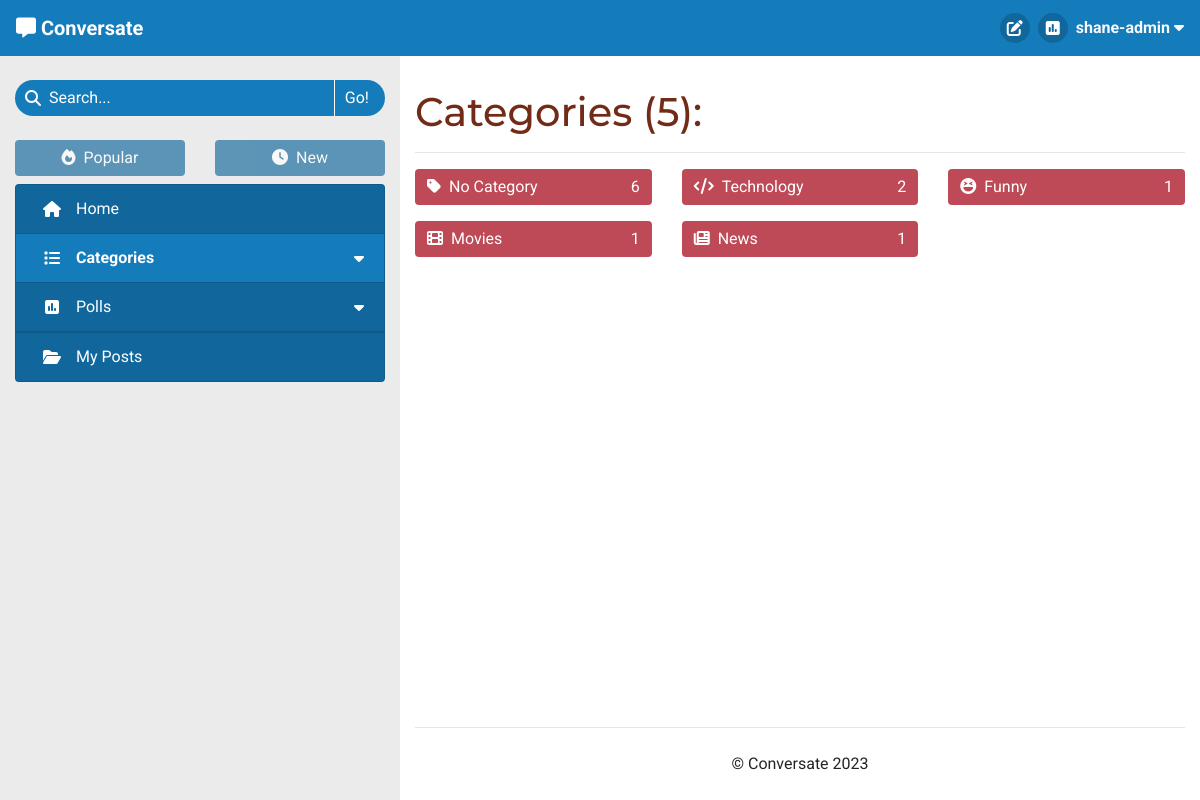
The app's page /categories/browse (signed in) with its own data.
### forum/models.py (models this page shows, shortened)
class Category(models.Model):
    name = models.CharField(max_length=30, unique=True)
    slug = models.SlugField(max_length=30, unique=True)
    icon = models.CharField(max_length=30, default="fa-tag")
    def number_of_posts(self):
        return self.tagged_posts.count()

### forum/views.py (the view)
# urls.py: path('categories/browse', views.BrowseCategories.as_view(),
class BrowseCategories(View):
    def get(self, request):
        if not request.user.is_authenticated:
            return redirect('/accounts/login')
        categories = Category.objects \
                             .annotate(num_posts=Count('tagged_posts')) \
                             .filter(num_posts__gt=0) \
                             .order_by('-num_posts')
        context = get_category_list_context(request, categories)
        context['selected_tab'] = 'Browse Categories'
        return render(
            request,
            'category_list.html',
            context,
        )

### forum/core/categories.py (called while the page is built)
def get_top_categories(limit=CATEGORY_COLLAPSIBLE_LIMIT):
    categories = list(Category.objects
                      .annotate(num_posts=Count('tagged_posts'))
                      .filter(num_posts__gt=0)
                      .order_by('-num_posts'))
    num_categories = len(categories)
    category_none = Category.objects.get(slug='none')
    if category_none in categories:
        categories.remove(category_none)
    return {
        'num_categories': num_categories,
        'top_categories': categories[:limit],
        'has_more_categories': (len(categories) > limit)
    }

### forum/core/content.py (called while the page is built)
def get_base_context(request):
    context = get_top_categories()
    context['disable_sort'] = True
    return context

def get_category_list_context(request, category_list):
    context = get_base_context(request)
    context['item_list'] = category_list
    context.update(get_paginated_items(request, category_list,
                                       CATEGORIES_PER_PAGE))
    return context

### forum/core/pagination.py (called while the page is built)
def get_paginated_items(request, object_list, items_per_page):
    p = Paginator(object_list, items_per_page)
    page = request.GET.get('page')
    current_items = p.get_page(page)
    pagination_context = {
        'item_list': current_items,
        'page': page
    }
    if page is None:
        page = 1
    if p.num_pages > NUM_PAGES:
        pagination_context.update(get_page_range(
            int(page),
            p.num_pages
        ))
    else:
        pagination_context['page_range'] = p.page_range
    return pagination_context

### templates/category_list.html (shortened to what this page needs)
{% extends "base.html" %}
{% block content %}
<h1>Categories ({{ num_categories }}):</h1>
<hr>
<div class="row">
    {% for category in item_list %}
        <div class="col-12 col-sm-6 col-xl-4 mb-3">
            <a class="btn btn-block d-flex align-items-center justify-content-between"
                href="{% url 'categories' category.slug %}">
                <span><i class="fa-solid {{ category.icon }} mr-2"></i>{{ category.name }}</span>
                <span>{{ category.number_of_posts }}</span>
            </a>
        </div>
    {% endfor %}
</div>
{% endblock content %}

### templates/base.html (shortened to what this page needs)
{% load static %}
<!DOCTYPE html>
<html lang="en">
<head>
    <link rel="stylesheet" href="https://cdn.jsdelivr.net/npm/bootstrap@4.6.2/dist/css/bootstrap.min.css"
>
    <link rel="stylesheet" href="{% static 'css/style.css' %}" type="text/css">
</head>
<body id="main-page">
    <header class="navbar navbar-expand-sm navbar-dark">
        <div>
            <a class="navbar-brand" href="{% url 'home' %}" aria-label="Go to the home page">
                <i class="fa-solid fa-message"></i>
                <strong class="d-none d-md-inline">Conversate</strong>
            </a>
        </div>
        <ul class="nav justify-content-end">
            {% if user.is_authenticated %}
                <li class="nav mr-3 mr-md-2">
                    <a class="nav-icon nav-icon-expand anchor-no-style" href="{% url 'new_post' %}">
                        <i class="fa-solid fa-pen-to-square"></i>
                    </a>
                </li>
                <li class="nav mr-3 mr-md-2">
                    <a class="nav-icon nav-icon-expand anchor-no-style" href="{% url 'new_poll' %}">
                        <i class="fa-solid fa-square-poll-vertical"></i>
                    </a>
                </li>
                <li class="nav dropdown center-to-container">
                    <span class="text-light d-none d-md-inline" data-toggle="dropdown" role="button"
                        aria-expanded="false" aria-label="User Information">
                        <strong>{{ user.username }}
                            <i class="fa-solid fa-caret-down"></i>
                        </strong>
                    </span>
                </li>
            {% else %}
                <li class="nav">
                    <a href="{% url 'account_login' %}" class="btn">Log In</a>
                </li>
            {% endif %}
        </ul>
    </header>
    <div>
        <div class="container-fluid">
            <div class="row">
                <div id="side-nav-large" class="d-none d-md-block col-4">
                    <nav id="side-nav-container">
                        <form action="{% url 'search_post' %}" method="GET" autocomplete="off">
                            <div class="search-bar mt-4" role="button" data-toggle="popover"
                                data-placement="bottom">
                                <div class="center-to-container">
                                    <i class="fa-solid fa-magnifying-glass"></i>
                                </div>
                                <input type="text" id="search-input" name="search_query"
                                    {% if search_result %} value="{{ search_result }}"{% endif %} placeholder="Search..." required>
                                <input type="submit" class="side-nav-btn" value="Go!">
                            </div>
                        </form>
                        <div class="container-fluid px-0 mt-4 mb-2">
                            <div class="row">
                                <div class="col-6">
                                    {% if disable_sort %}
                                        <div>
                                    {% else %}
                                        <a href="{% url 'sort_posts' 0 request.path %}" class="anchor-no-style">
                                    {% endif %}
                                        <div class="btn btn-block side-nav-btn
                                            {% if disable_sort %} disabled{% elif not user.profile.sort_by_new %} active{% endif %}">
                                            <i class="fa-solid fa-fire mr-lg-1"></i>
                                            Popular
                                        </div>
                                    {% if disable_sort %}
                                        </div>
                                    {% else %}
                                        </a>
                                    {% endif %}
                                </div>
                                <div class="col-6">
                                    {% if disable_sort %}
                                        <div>
                                    {% else %}
                                        <a href="{% url 'sort_posts' 1 request.path %}" class="anchor-no-style">
                                    {% endif %}
                                        <div class="btn btn-block side-nav-btn
                                            {% if disable_sort %} disabled{% elif user.profile.sort_by_new %} active{% endif %}">
                                            <i class="fa-solid fa-clock mr-lg-1"></i>
                                            New
                                        </div>
                                    {% if disable_sort %}
                                        </div>
                                    {% else %}
                                        </a>
                                    {% endif %}
                                </div>
                            </div>
                        </div>
                        <div class="list-group side-nav accordion" id="side-nav-list">
                            <a class="list-group-item list-group-item-action side-nav-btn
                                {% if selected_tab == 'Home' %} active{% endif %}" href="{% url 'home' %}">
                                <i class="fa-solid fa-house center-to-container"></i>
                                <span class="d-inline-block ml-lg-2">Home</span>
                            </a>
                            <a id="category-collapse" class="list-group-item list-group-item-action side-nav-btn clickable
                                {% if 'Categories' in selected_tab %} active{% endif %}" data-toggle="collapse"
                                href="#side-nav-categories" role="button" aria-expanded="false" aria-controls="side-nav-categories">
                                <i class="fa-solid fa-list center-to-container"></i>
                                <div class="ml-lg-2">Categories</div>
                                <i class="fa-solid fa-caret-down center-to-container"></i>
                            </a>
                            <a id="poll-list-collapse" class="list-group-item list-group-item-action side-nav-btn clickable
                                {% if 'Polls' in selected_tab %} active{% endif %}" data-toggle="collapse"
                                href="#side-nav-polls" role="button" aria-expanded="false" aria-controls="side-nav-polls">
                                <i class="fa-solid fa-square-poll-vertical center-to-container"></i>
                                <div class="ml-lg-2">Polls</div>
                                <i class="fa-solid fa-caret-down center-to-container"></i>
                            </a>
                            <a class="list-group-item list-group-item-action side-nav-btn clickable
                                {% if selected_tab == 'My Posts' %} active{% endif %}"
                                href="{% url 'my_posts' %}">
                                <i class="fa-solid fa-folder-open center-to-container"></i>
                                <span class="d-inline-block ml-lg-2">My Posts</span>
                            </a>
                        </div>
                    </nav>
                </div>
                <div id="main-content" class="col col-md-8">
                    <section>
                        {% block content %}
                        {% endblock content %}
                    </section>
                    <footer>
                        <hr>
                        <p class="text-center my-4">&copy; Conversate 2023</p>
                    </footer>
                </div>
            </div>
        </div>
    </div>
</body>
</html>

### static/css/style.css (style rules this page uses)
* { font-family: 'Roboto', sans-serif; }
h1, h2, h3 { font-family: 'Montserrat', sans-serif; overflow-wrap: anywhere; }
.clickable { cursor: pointer; }
.anchor-no-style, .anchor-no-style:hover { text-decoration: none; }
.btn, .btn.disabled:hover { color: white; background-color: #bd4a56; border: none; }
h1, h2, h3, .spinner-border { color: #722B17; }
a { color: #B65125; }
.center-to-container { display: flex; align-items: center; justify-content: center; }
.navbar { background-color: #157CBC; display: grid; grid-template-columns: auto auto 1fr; grid-template-rows: 1fr; }
.nav-icon { color: white; background-color: #11679C; transition: background-color .15s ease-in-out, color .15s ease-in-out; border: none; border-radius: 32px; width: 30px; height: 30px; padding: 4px; text-align: center; overflow: hidden; }
.nav-icon-expand.applied { transition: width .15s ease-in-out; }
#side-nav-large { background-color: #EBEBEB; }
.side-nav-btn, .side-nav-btn:focus, .side-nav-btn.btn.disabled:hover, .btn.btn-blue { color: white; background-color: #11679C; transition: color .15s ease-in-out, background-color .15s ease-in-out, border-color .15s ease-in-out, box-shadow .15s ease-in-out; }
.list-group-item-action { display: grid; grid-template-columns: 32px 1fr auto; grid-template-rows: 1fr; }
.side-nav-btn.active { background-color: #157CBC; color: white; font-weight: bold; border: 1px solid rgba(0, 0, 0, 0.25); }
#category-collapse, #poll-collapse { border-bottom: none; }
.search-bar { border-radius: 32px; width: 100%; background-color: #157CBC; color: white; display: grid; grid-template-columns: auto 1fr auto; grid-template-rows: 1fr; overflow: hidden; }
.search-bar i { padding-left: 10px; }
#search-input, #search-input::placeholder { margin-left: 8px; padding: 6px 0; border: none; outline: none; display: inline-block; min-width: 0; background-color: #157CBC; color: white; }
.search-bar input[type=submit] { background: none; border: none; border-left: 1px solid white; padding: 4px 16px 4px 10px; color: white; }
#main-content { background-color: white; padding-top: 32px; height: calc(100vh - 56px); overflow-y: auto; display: grid; grid-template-columns: 1fr; grid-template-rows: auto 1fr auto; position: relative; }

### records on screen
Category: name "No Category", number_of_posts "6"
Category: name "Technology", number_of_posts "2"
Category: name "Funny", number_of_posts "1"
Category: name "Movies", number_of_posts "1"
Category: name "News", number_of_posts "1"

### other values on screen
{{ user.username }} "shane-admin"
{{ num_categories }} "5"
